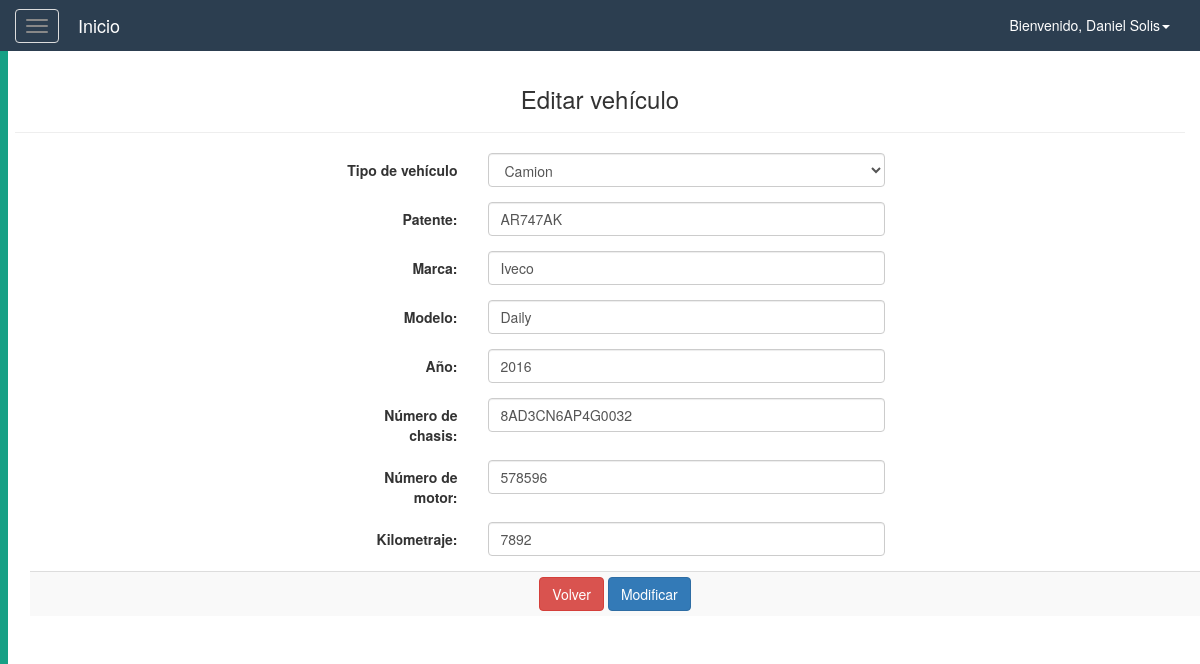
The app's page /logistica/editarVehiculo.php?id=6 (signed in) with its own data.
### tables this page shows
CREATE TABLE Vehiculo(
    idVehiculo int(11) NOT NULL AUTO_INCREMENT,
    tipo_vehiculo enum('Camion', 'Acoplado') NOT NULL DEFAULT 'Camion',
    patente varchar(45) NOT NULL UNIQUE,
    marca varchar(45) NOT NULL,
    modelo varchar(45) NOT NULL,
    anio year(4) NOT NULL,
    nro_chasis varchar(45) NOT NULL,
    nro_motor int(11),
    km int(11) NOT NULL,
    PRIMARY KEY (idVehiculo)
);

### resources/db/control.php (called while the page is built, shortened)
<?php
    class controlDB{
        function __construct(){
            try{
            $host="localhost";
            $dbname="logistica";
            $user="root";
            $pass="";
            $this->con=mysqli_connect($host,$user,$pass) or die("No se puede conectar con la base de datos.");
            mysqli_select_db($this->con,$dbname)or die("No se encuentra la base de datos.");
            mysqli_set_charset($this->con, "utf8");
            }catch(Exception $ex){
                throw $ex;
            }
        }
        function consultar($sql){
            $result=mysqli_query($this->con,$sql);
            $data=null;
            if($result){
                while($fila=mysqli_fetch_array($result)){
                    $data[]=$fila;
                }
            }
            return $data;
        }
    }
?>

### logistica/editarVehiculo.php (the view, shortened to what this page needs)
<!DOCTYPE html>
<html lang="es">
<head>
    <?php
        $cod = $_GET['id'];
        $obj = new controlDB();
        $vehiculo = $obj -> consultar("SELECT *
            FROM Vehiculo
            WHERE idVehiculo = '$cod'");
    ?>
</head>
<body>
    <?php
        require_once($_SERVER['DOCUMENT_ROOT'].'/resources/templates/header.php');
    ?>
    <div id="wrapper">
    <?php
        require_once($_SERVER['DOCUMENT_ROOT'].'/resources/templates/sidebar.php');
    ?>
        <div id="page-content-wrapper">
            <div class="container-fluid">
                <div class="row">
                    <div class="col-lg-12 text-center">
                        <div class="row">
                            <div class="col">
                                <h3>Editar veh&iacute;culo</h3>
                                <hr>
                            </div>
                        </div>
                        <div class="container">
                            <div class="row">
                                <div class="col">
                                    <form action="bdVehiculo.php" method="post" class="form-horizontal" onsubmit="return validar()">
                                        <table class="table table-striped  table-condensed table-hover">
                                            <?php foreach($vehiculo as $vehiculos){ ?>
                                            <div class="form-group">
                                                <div class="col-xs-12 col-lg-6 col-lg-offset-3">
                                                    <div class="control-label col-xs-4 col-sm-3">
                                                        <label for="">Tipo de veh&iacute;culo</label>
                                                    </div>
                                                    <div class="col-xs-8 col-sm-9">
                                                        <select class="form-control" id="tipo_vehiculo" name="tipo_vehiculo" onblur="return ocultarMotor()">
														  <option value="Camion">Camion</option>
                                                        </select>
                                                    </div>
                                                </div>
                                            </div>
                                            <div class="form-group">
                                                <div class="col-xs-12 col-lg-6 col-lg-offset-3">
                                                    <label class="control-label col-xs-4 col-sm-3">Patente:</label>
                                                    <div class="col-xs-8 col-sm-9">
                                                        <input type="text" class="form-control" value="<?php echo $vehiculos['patente']; ?>" name="patente" id="patente">
                                                    </div>
                                                </div>
                                            </div>
                                            <div class="form-group">
                                                <div class="col-xs-12 col-lg-6 col-lg-offset-3">
                                                    <label class="control-label col-xs-4 col-sm-3">Marca:</label>
                                                    <div class="col-xs-8 col-sm-9">
                                                        <input type="text" class="form-control" value="<?php echo $vehiculos['marca']; ?>" name="marca" id="marca">
                                                    </div>
                                                </div>
                                            </div>
                                            <div class="form-group">
                                                <div class="col-xs-12 col-lg-6 col-lg-offset-3">
                                                    <label class="control-label col-xs-4 col-sm-3">Modelo:</label>
                                                    <div class="col-xs-8 col-sm-9">
                                                        <input type="text" class="form-control" value="<?php echo $vehiculos['modelo']; ?>" name="modelo" id="modelo">
                                                    </div>
                                                </div>
                                            </div>
                                            <div class="form-group">
                                                <div class="col-xs-12 col-lg-6 col-lg-offset-3">
                                                    <label class="control-label col-xs-4 col-sm-3">A&ntilde;o:</label>
                                                    <div class="col-xs-8 col-sm-9">
                                                        <input type="number" class="form-control" value="<?php echo $vehiculos['anio']; ?>" name="anio" id="anio">
                                                    </div>
                                                </div>
                                            </div>
                                            <div class="form-group">
                                                <div class="col-xs-12 col-lg-6 col-lg-offset-3">
                                                    <label class="control-label col-xs-4 col-sm-3">N&uacute;mero de chasis:</label>
                                                    <div class="col-xs-8 col-sm-9">
                                                        <input type="text" class="form-control" value="<?php echo $vehiculos['nro_chasis']; ?>" name="nro_chasis" id="nro_chasis">
                                                    </div>
                                                </div>
                                            </div>
                                            <div class="form-group">
                                                <div class="col-xs-12 col-lg-6 col-lg-offset-3">
                                                    <label class="control-label col-xs-4 col-sm-3">N&uacute;mero de motor:</label>
                                                    <div class="col-xs-8 col-sm-9">
                                                        <input type="number" class="form-control" value="<?php echo $vehiculos['nro_motor']; ?>" name="nro_motor" id="nro_motor">
                                                    </div>
                                                </div>
                                            </div>
                                            <div class="form-group">
                                                <div class="col-xs-12 col-lg-6 col-lg-offset-3">
                                                    <label class="control-label col-xs-4 col-sm-3">Kilometraje:</label>
                                                    <div class="col-xs-8 col-sm-9">
                                                        <input type="text" class="form-control" value="<?php echo $vehiculos['km']; ?>" name="kilometros" id="kilometros" onblur="return validar()">
                                                    </div>
                                                </div>
                                            </div>
                                            <tr>
                                                <td colspan="3" class="text-center">
                                                    <a href="vista_vehiculos.php" class="btn btn-danger">Volver</a>
                                                    <input type="submit" value="Modificar" class="btn btn-primary">
                                                </td>
                                            </tr>
                                            <?php } ?>
                                        </table>
                                    </form>
                                </div>
                            </div>
                        </div>
                    </div>
                </div>
            </div>
        </div>
    </div>
</body>
</html>

### resources/css/menuLateral.css (style rules this page uses)
#page-content-wrapper { width: 100%; height: 100%; position: absolute; padding: 15px; }

### records on screen
vehiculo: patente "AR747AK", marca "Iveco", modelo "Daily", anio "2016", nro_chasis "8AD3CN6AP4G0032", nro_motor "578596", kilometros "7892"

### other values on screen
$_SESSION['usuario'] "Daniel Solis"
